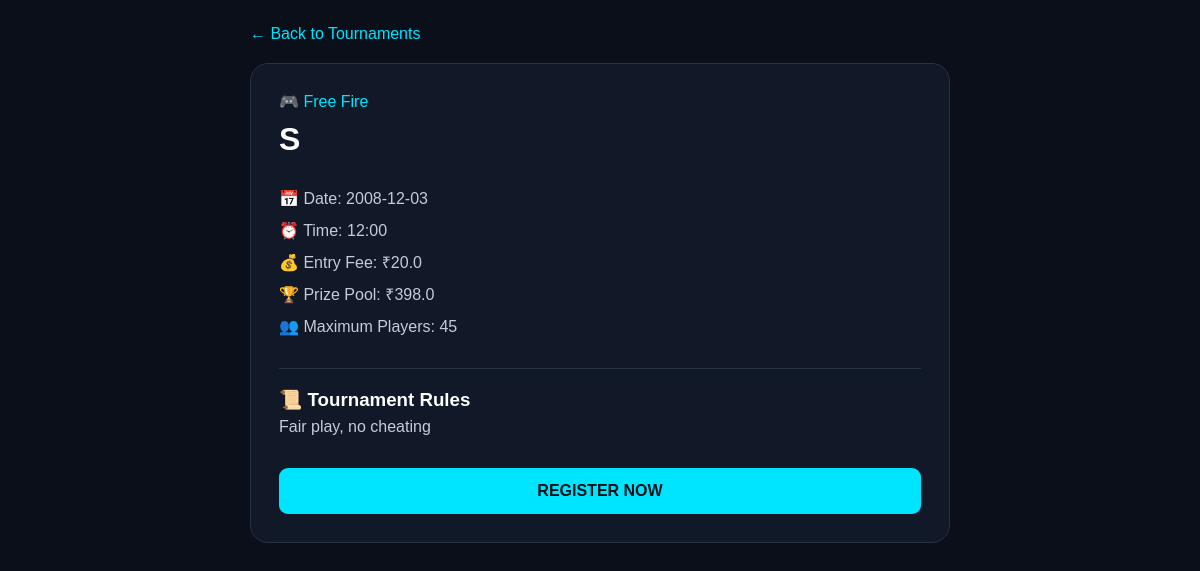
The page /tournament/1 on the database its author committed.
### tables this page shows
CREATE TABLE tournaments (
            id INTEGER PRIMARY KEY AUTOINCREMENT,
            name TEXT NOT NULL,
            game_name TEXT NOT NULL,
            tournament_date TEXT NOT NULL,
            tournament_time TEXT NOT NULL,
            entry_fee REAL DEFAULT 0,
            prize_pool REAL DEFAULT 0,
            max_players INTEGER,
            rules TEXT,
            room_id TEXT,
            room_password TEXT,
            room_visible_at TEXT,
            status TEXT DEFAULT 'upcoming',
            created_at TIMESTAMP DEFAULT CURRENT_TIMESTAMP
        );

### app.py (the view)
@app.route("/tournament/<int:tournament_id>")
def tournament_details(tournament_id):
    connection = get_connection()
    tournament = connection.execute(
        "SELECT * FROM tournaments WHERE id = ?",
        (tournament_id,)
    ).fetchone()
    connection.close()
    if tournament is None:
        return "Tournament not found", 404
    return render_template(
        "tournament_details.html",
        tournament=tournament
    )

### database.py (called while the page is built)
def get_connection():
    connection = sqlite3.connect(DATABASE)
    connection.row_factory = sqlite3.Row
    return connection

### templates/tournament_details.html (shortened to what this page needs)
<!DOCTYPE html>
<html lang="en">
<head>
</head>
<body>
<div class="container">
    <a href="/" class="back">← Back to Tournaments</a>
    <div class="card">
        <div class="game">
            🎮 {{ tournament["game_name"] }}
        </div>
        <h1>{{ tournament["name"] }}</h1>
        <div class="info">
            📅 Date: {{ tournament["tournament_date"] }}<br>
            ⏰ Time: {{ tournament["tournament_time"] }}<br>
            💰 Entry Fee: ₹{{ tournament["entry_fee"] }}<br>
            🏆 Prize Pool: ₹{{ tournament["prize_pool"] }}<br>
            👥 Maximum Players: {{ tournament["max_players"] }}
        </div>
        <div class="rules">
            <h3>📜 Tournament Rules</h3>
            <p class="info">
                {{ tournament["rules"] }}
            </p>
        </div>
       <a href="/tournament/{{ tournament['id'] }}/register" class="register">
        REGISTER NOW
    </a>
    </div>
</div>
</body>
</html>

### templates/tournament_details.html (style rules this page uses)
* { box-sizing: border-box; margin: 0; padding: 0; font-family: Arial, sans-serif; }
body { background: #0b0f19; color: white; padding: 25px 15px; }
.container { max-width: 700px; margin: auto; }
.back { color: #00e5ff; text-decoration: none; display: inline-block; margin-bottom: 20px; }
.card { background: #111827; border: 1px solid #273244; border-radius: 18px; padding: 28px; }
.game { color: #00e5ff; margin-bottom: 10px; }
h1 { margin-bottom: 25px; }
.info { color: #c5ccd8; line-height: 2; }
.rules { margin-top: 25px; padding-top: 20px; border-top: 1px solid #273244; }
.register { display: block; width: 100%; margin-top: 25px; padding: 14px; text-align: center; background: #00e5ff; color: #061018; text-decoration: none; border-radius: 9px; font-weight: bold; }

### rows shown on the page
tournaments: game_name "Free Fire", name "S", tournament_date "2008-12-03", tournament_time "12:00", entry_fee "20.0", prize_pool "398.0", max_players "45", rules "Fair play, no cheating"
